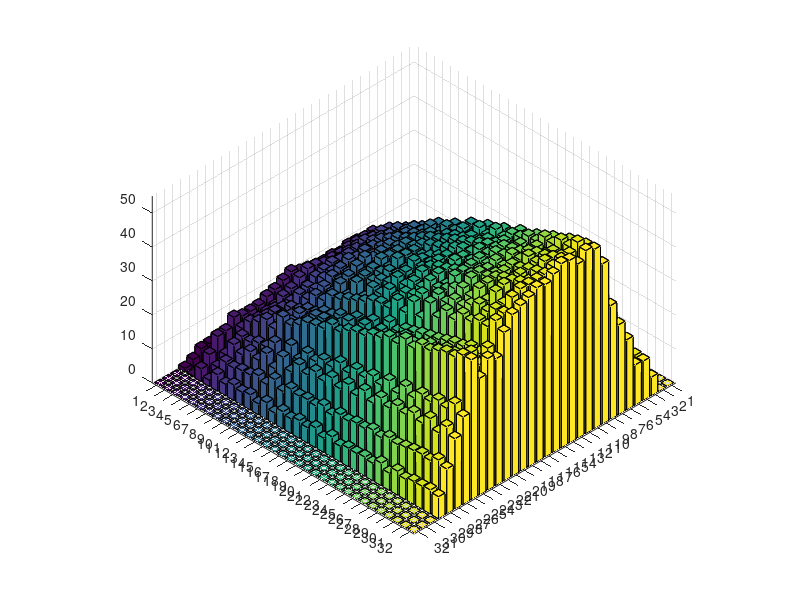

Reproduce this figure in MATLAB. (Note: this script raises an error after producing the figure.)
clc
clear
close all
origin = [
0 0 0 0 0 0 0 0 0 0 0 0 0 0 0 0 0 0 0 0 0 0 0 0 0 0 0 0 0 0 0 0 
0 0 0 0 0 0 0 0 0 0 0 0 0 0 0 0 0 0 0 0 0 0 0 0 0 0 0 0 0 0 0 0 
0.557042 1.23628 1.49167 2.45812 4.49232 6.28263 6.82341 7.07875 8.70654 11.187 12.1749 11.052 10.5546 13.3412 17.8806 19.875 17.9876 16.0436 18.0845 22.72 24.8248 22.6854 20.6923 23.3753 28.7577 30.5648 26.8107 23.007 25.0793 31.2728 34.2411 30.881 
2.22817 3.90077 6.78598 14.2096 17.9253 20.1277 27.4557 34.6974 36.2616 39.3596 47.918 55.8684 57.6131 58.6822 64.9589 73.0424 72.463 68.2645 79.0399 97.4776 95.4232 86.5436 100.655 115.214 102.034 99.4 124.553 130.896 116.95 126.982 143.294 136.1 
2.70563 2.9408 11.2869 15.3518 22.106 25.9895 27.5822 38.5825 41.6406 40.687 50.0101 49.451 57.9961 57.4653 63.4136 72.0336 76.2458 81.9209 85.6485 95.8236 93.7068 87.5151 103.337 105.236 115.572 114.38 119.583 144.487 124.596 126.582 135.671 142.01 
7.32113 7.59603 39.2978 37.4227 71.2145 69.8889 101.135 100.541 128.263 125.524 150.138 157.018 186.143 163.344 230.272 197.025 241.547 244.538 275.382 251.065 311.814 281.026 349.663 288.397 405.21 300.198 421.446 355.453 414.684 401.449 438.694 430.962 
11.2204 8.24889 74.925 59.3733 125.83 123.946 173.49 172.7 217.805 222.781 253.916 276.566 307.219 314.084 345.442 365.59 397.173 417.06 428.152 471.649 473.286 510.954 512.945 579.863 556.811 598.865 663.472 572.567 790.283 596.91 789.576 703.92 
17.2683 18.013 97.2999 88.7495 185.761 178.71 245.107 281.209 313.226 358.957 387.102 435.11 473.469 507.215 551.581 587.974 609.866 673.229 685.181 728.743 758.811 786.872 866.085 869.623 895.021 1016.31 943.368 1104.57 971.727 1180.78 1176.55 1125.89 
29.1254 33.6543 154.571 145.682 297.872 278.685 451.307 421.27 607.705 539.657 751.83 712.234 824.154 900.107 954.374 1040.72 1114.62 1198.07 1257.54 1340.34 1431.96 1532.95 1544.58 1719.8 1656.65 1906.37 1751.79 2083.4 2007.93 2108.34 2202.92 2230.49 
42.2556 39.7869 224.954 221.667 412.218 430.572 578.188 619.625 722.986 822.308 901.716 996.242 1140.61 1147.09 1321.7 1325.45 1553.29 1491.94 1721.69 1711.87 1879.89 1855.92 2074.84 2031.54 2218.58 2226.98 2434.18 2341.12 2641.07 2577.41 2777.98 2797.26 
44.3247 42.954 229.655 258.487 405.544 470.65 603.35 633.585 802.84 836.434 984.295 999.53 1202.37 1144.76 1387.96 1386.8 1551.38 1512.31 1815.18 1719.93 2008.65 1906.12 2126.1 2171.98 2342.51 2324.3 2593.12 2527.51 2789.63 2731.41 3025.48 2911.27 
43.5289 42.697 202.057 267.217 403.751 450.441 583.045 662.692 771.835 830.727 955.982 1032 1093.24 1239.68 1259.44 1404.27 1482.74 1545.43 1695.98 1688.01 1861.48 1873.83 2053.2 2020.81 2235.42 2175.51 2434.53 2352.17 2574.5 2570.83 2794.66 2642.64 
46.2345 43.7621 219.789 285.249 393.368 471.401 610.929 667.889 770.32 856.689 967.614 1033.44 1125.19 1235.44 1340.68 1404.54 1506.98 1600.27 1676.46 1782.35 1865.93 1970.55 2005.09 2176.49 2232.23 2288.16 2440.39 2521.21 2580.75 2684.28 2771.24 2899.54 
41.3007 37.2281 209.445 251.482 375.714 460.472 559.08 627.366 736.899 801.554 926.216 972.989 1124.97 1160.62 1295.95 1389.01 1455.17 1536.61 1648.86 1750.84 1777.49 1980.68 1973.28 2139.8 2189.4 2354.17 2340.63 2584.13 2524 2716.1 2699.34 2943.61 
42.2556 31.763 218.12 246.006 381.679 432.105 551.822 568.695 745.922 746.41 886.233 917.576 1069.6 1059.2 1264.38 1260.28 1352.53 1458.49 1568.92 1592.52 1776.87 1792.72 1983.29 1945.84 2185.28 2139.61 2328.23 2358.45 2468.32 2535.49 2604.37 2760.63 
45.9958 31.4138 235.764 251.747 378.052 436.404 539.498 585.045 711.02 727.601 861.619 872.122 1064.67 985.035 1277.73 1159.35 1387.92 1407.76 1574.2 1527.32 1810.71 1700.74 1933.97 1930.38 2075.27 2081.62 2269.03 2197.79 2464.33 2397.39 2584.02 2588.22 
47.9852 27.7595 252.021 228.615 411.151 396.046 565.885 561.413 763.04 688.675 959.589 855.197 1108.77 1023.4 1309.4 1182.59 1462.62 1412.96 1537.91 1645.39 1708.22 1795.31 1896.77 1936.5 2116.05 2119.38 2229.8 2345.87 2410.01 2504.44 2589.96 2633.46 
53.0782 21.8766 293.143 201.763 429.435 379.5 533.557 565.582 697.336 687.694 890.508 835.257 1012.06 1026.09 1146.68 1164.98 1327.42 1270.69 1540.97 1407.82 1722.53 1560.77 1896.86 1713.65 2095.74 1882.54 2221.81 2097.34 2445.66 2247.65 2602.65 2488.36 
49.4176 20.3684 253.941 194.189 381.733 334.605 503.29 545.846 642.555 647.148 796.796 779.77 963.92 956.071 1062.69 1099.56 1307.82 1237.73 1422.45 1390.33 1664.54 1584.15 1681.58 1822.69 1955.21 1846.5 2203.64 1999.22 2369.77 2162.4 2488.99 2388.12 
42.7331 15.4547 213.451 165.491 311.931 282.722 434.986 460.267 562.595 537.488 748.611 636.277 932.404 753.501 1011.75 981.056 1163.85 1092.76 1280.7 1332.69 1471.19 1343.25 1681.9 1590.39 1779.48 1732.62 1890.07 2033.99 1962.63 2149.45 2166.73 2267.3 
34.3775 12.8344 193.225 154.933 279.456 273.368 405.309 401.832 509.546 505.575 639.615 657.187 730.888 782.365 849.019 946.039 988.937 985.427 1230.01 1082.03 1399.64 1160.41 1587.9 1361.24 1632.73 1531.84 1773.25 1712.15 1857.67 1826.87 2098.89 1915.3 
26.2606 10.4214 159.204 145.164 209.171 260.133 310.505 331.565 393.02 405.237 474.377 493.786 560.926 549.062 660.984 648.903 759.46 695.153 903.412 821.818 933.339 970.536 1030.49 1068.58 1108.23 1166.63 1225.73 1255.31 1342.16 1307.57 1529.66 1398.1 
24.0324 9.24783 154.135 136.075 191.702 263.572 277.28 325.129 402.315 375.238 486.375 509.001 523.226 564.183 688.532 574.791 772.199 685.085 840.478 809.264 850.702 988.879 941.41 1000.93 1100.74 1086.12 1199.71 1204.82 1243.4 1432.94 1269.98 1509.72 
24.669 8.21394 154.609 128.469 174.063 223.309 279.107 254.862 358.497 349.429 401.315 457.072 454.443 524.069 558.956 551.858 613.267 642.922 674.749 658.294 827.877 696.003 889.35 827.72 964.764 905.087 1052.49 980.01 1139.47 1050.39 1189.3 1185.27 
25.9423 8.17989 180.093 133.492 218.444 262.979 336.533 286.871 473.419 431.271 496.757 593.132 619.213 645.233 778.15 738.357 837.374 899.657 919.29 1013.01 1050.29 1157.89 1124.45 1310.93 1220.52 1390.6 1368.99 1467.42 1544.14 1547.74 1695.74 1700.95 
18.5416 4.68188 117.609 64.3849 142.602 135.657 164.426 167.536 244.442 151.554 310.901 213.739 328.256 291.583 355.769 332.906 435.966 373.221 471.159 428.545 508.832 451.566 572.788 468.498 624.991 533.867 652.129 615.74 705.707 655.158 796.38 666.641 
17.6662 2.90182 112.093 43.0268 120.124 87.6349 136.309 110.791 192.069 116.967 242.916 160.241 258.914 212.795 284.674 240.601 319.439 258.072 350.428 282.411 385.141 302.795 411.771 350.529 431.314 386.616 460.374 396.498 509.743 392.834 525.191 432.773 
5.72958 0.917412 44.2203 18.5061 51.644 46.5456 55.205 57.6945 77.8071 57.6587 108.538 68.6427 107.946 94.6405 102.633 93.0391 121.105 93.9423 125.966 114.572 131.713 127.678 149.423 130.002 163.181 148.069 160.767 172.34 180.672 168.961 211.491 177.213 
1.35282 0.121583 14.5871 3.44075 23.6324 11.7005 21.2801 15.1243 20.6811 10.6979 25.047 11.169 26.3773 19.0085 28.1473 21.1272 35.102 17.9144 36.9512 21.9542 30.6612 28.7931 32.194 26.9513 44.6727 25.9711 50.1444 37.0472 46.3615 46.4834 50.6754 42.7088 
0 0 0 0 0 0 0 0 0 0 0 0 0 0 0 0 0 0 0 0 0 0 0 0 0 0 0 0 0 0 0 0 
0 0 0 0 0 0 0 0 0 0 0 0 0 0 0 0 0 0 0 0 0 0 0 0 0 0 0 0 0 0 0 0 
0 0 0 0 0 0 0 0 0 0 0 0 0 0 0 0 0 0 0 0 0 0 0 0 0 0 0 0 0 0 0 0 

];
origin = sqrt(origin);

phi_changed = [0 0 0 0 0 0 0 0 0 0 0 0 0 0 0 0 0 0 0 0 0 0 0 0 0 0 0 0 0 0 0 0 
0 0 0 0 0 0 0 0 0 0 0 0 0 0 0 0 0 0 0 0 0 0 0 0 0 0 0 0 0 0 0 0 
0.557042 1.23628 1.42786 2.41368 4.49827 6.30073 6.82681 6.89796 7.86364 9.43222 10.4587 11.1055 12.4909 14.3094 14.7926 13.6763 13.351 15.6473 18.9039 20.1684 19.4288 19.2835 20.6614 21.7335 21.8594 23.4855 27.7422 30.7109 28.1277 22.9757 23.4462 31.7042 
2.22817 3.90077 7.28866 11.8007 17.3776 18.9939 23.2611 29.0984 32.9219 34.6913 40.1675 46.4107 50.4624 52.7501 55.52 57.5046 61.1048 66.6101 71.3787 74.2462 78.6352 82.0692 81.8619 83.8912 94.1461 103.339 103.159 101.951 109.152 116.807 118.204 120.857 
2.70563 2.9408 8.77603 14.0441 17.5487 16.8374 27.6309 27.5745 32.4855 37.7686 44.194 43.3649 51.6012 52.5436 59.383 65.4004 69.7301 71.7336 81.7258 79.4576 86.1853 99.0527 99.2142 90.917 103.022 109.896 115.546 129.133 127.411 112.629 133.95 150.7 
7.32113 7.59603 25.4694 29.2375 43.0476 45.2097 69.8363 57.0098 82.4163 89.385 99.9234 94.8763 133.198 120.384 133.672 140.606 164.008 152.343 186.39 184.275 196.41 193.561 226.21 216.542 243.786 245.263 264.362 254.343 280.741 272.112 296.925 295.151 
11.2204 8.24889 39.2735 36.6845 64.3709 49.6312 88.4772 82.6918 118.697 90.037 134.457 136.087 162.79 134.974 192.592 176.846 208.627 200.219 243.499 221.566 263.918 247.783 295.187 279.19 304.636 287.576 338.134 303.902 355.521 367.134 399.259 367.032 
17.2683 18.013 66.5687 73.9166 108.559 115.656 168.539 168.611 207.66 193.074 275.384 257.348 292.658 313.724 347.526 328.509 407.038 385.908 454.605 447.13 475.763 497.386 547.099 532.754 615.368 590.469 653.239 646.873 664.351 689.417 746.408 710.246 
29.1254 33.6543 119.577 142.118 200.397 216.056 303.598 329.426 366.455 373.593 517.527 476.335 568.672 577.757 643.77 683.162 746.138 756.266 863.306 821.425 934.399 941.814 1028.65 1058.08 1103.06 1124.22 1216.83 1221.23 1340.33 1290.12 1403.8 1453.26 
42.2556 39.7869 180.616 185.686 306.839 301.633 427.585 434.131 497.291 495.71 694.466 648.345 802.627 766.108 918.433 924.22 1012.71 1020.45 1183.32 1149.63 1281.01 1272.55 1411.35 1370.31 1557.57 1539.54 1640.82 1658.49 1805.1 1773.56 1893.68 1895.04 
44.3247 42.954 184.213 221.365 343.019 357.473 473.641 494.477 601.937 638.075 761.477 708.035 915.232 901.103 1008.07 1039.45 1146.17 1163.06 1311.53 1317.59 1452.33 1425.6 1606.22 1604.27 1668.76 1754.83 1879.85 1792.24 2022.02 2048 2108.32 2157.51 
43.5289 42.697 186.544 244.739 348.733 373.858 495.056 508.409 670.322 660.71 731.833 801.276 941.616 897.283 1075.86 1107.19 1223.43 1225.95 1386.48 1391.99 1498.9 1529.55 1654.01 1673.18 1817.15 1844.67 1958.04 1941.51 2112.57 2073.73 2227.58 2342.44 
46.2345 43.7621 199.603 290.788 364.046 469.478 562.657 635.119 779.078 796.012 931.458 953.883 1112.61 1162.59 1253.41 1389.65 1437.72 1439.18 1686.37 1627.06 1747.16 1882.15 1940.94 2007.89 2154.4 2163.45 2276.78 2327.06 2480.9 2466.45 2661.13 2714.95 
41.3007 37.2281 180.136 238.096 326.209 412.027 469.973 530.431 663.36 627.34 769.137 805.399 930.856 920.59 1030.55 1149.76 1176.68 1203.29 1376.82 1373.23 1509.78 1534.04 1610.44 1697.41 1806.37 1802.44 1939.52 1950.44 2058.79 2133.73 2238.94 2246.15 
42.2556 31.763 206.299 226.158 361.005 396.8 459.391 528.628 618.361 609.148 762.01 777.849 939.98 851.652 1021.75 1123.64 1206.03 1119.7 1350.41 1359.26 1451.45 1508.48 1544.59 1663.56 1791.29 1639.96 1932.9 1886.66 2051.47 2000.36 2156.48 2220.36 
45.9958 31.4138 244.942 238.881 401.032 463.542 529.988 600.5 671.348 748.861 838.197 969.83 1022.38 1028.4 1196.42 1303.7 1348.23 1313.84 1669.32 1469.27 1725.87 1724.74 1800.04 1949.66 1961.48 2057.45 2189.87 2229.73 2303.5 2396.44 2547.23 2558.87 
47.9852 27.7595 275.094 234.861 449.509 425.255 561.991 611.111 693.607 775.073 944.497 953.123 1016.78 1134.66 1275.85 1386.73 1300.69 1538.15 1548.56 1623.28 1822.39 1753.53 1938.41 1937.69 2115.39 2159.04 2349.8 2198.18 2479.15 2533.42 2601.73 2637.92 
53.0782 21.8766 348.654 224.513 561.358 424.903 728.063 585.965 985.135 759.375 1228.94 947.614 1420.49 1178.68 1712.88 1273.64 1901.38 1609.69 2065.47 1807.12 2334.48 2015.48 2556.37 2293.07 2703.08 2600.73 2901.84 2794.63 3172.56 3019.32 3329.22 3284.89 
49.4176 20.3684 359.058 231.594 595.252 447.219 728.834 721.688 984.401 893.343 1220.36 1154.67 1442.26 1366.73 1678 1550.43 1896.18 1822.53 2043.3 2060.31 2306.78 2226.31 2579.78 2363.45 2796.09 2569.82 2955.69 2816.09 3174.07 2924.2 3495.08 3171.11 
42.7331 15.4547 349.416 216.919 566.181 457.557 728.346 691.996 906.245 913.189 1116.27 1101.03 1393.89 1258.98 1640.9 1445.07 1826.58 1792.79 1840.15 2107.43 2072.05 2265.91 2352.46 2406.81 2633.42 2576.29 2836.31 2915.51 2922.04 3196.86 3250.55 3326.37 
34.3775 12.8344 289.326 190.09 467.912 450.548 564.681 699.737 695.174 863.177 885.611 1003.15 1083.62 1164.92 1224.05 1316.62 1487.52 1391.5 1676.51 1615.29 1806.69 1868.33 1892.55 2090.89 2090.21 2157.75 2377.36 2230.53 2487.73 2496.4 2571.21 2587.76 
26.2606 10.4214 216.715 147.432 362.598 319.733 482.949 463.736 590.368 588.667 678.292 727.473 804.621 790.484 929.432 947.743 1031.38 1006.35 1207.97 1076.29 1354.28 1146.77 1446.94 1335.35 1473.11 1496.38 1568.13 1670.05 1646.16 1752.83 1827.83 1821.11 
24.0324 9.24783 202.275 141.271 346.662 297.622 512.412 448.908 632.097 606.378 775.243 774.871 863.511 940.42 1022.93 1104.19 1029.77 1396.83 1067.25 1516.81 1257.65 1533.35 1505.31 1508.53 1726.8 1620.9 1840.16 1775.75 1958.6 1946.44 2066.51 2095.49 
24.669 8.21394 229.944 136.437 423.556 339.264 623.365 519.05 850.742 661.619 1079.89 819.892 1243.56 1003.61 1460.59 1079.16 1695.63 1245.55 1823.03 1458 1928.47 1680.88 2022.1 1849 2187.37 1942.23 2325.33 2108.04 2437.37 2240.02 2618.25 2405.71 
25.9423 8.17989 237.286 144.012 429.556 327.673 655.49 553.44 744.869 911.564 809.572 1125.99 1057.05 1271.79 1241.92 1458.95 1528.38 1513.63 1855.67 1711.9 2017.86 2022.98 2201.08 2332.78 2329.77 2715.87 2461.75 2954.34 2742.08 3089.56 2977.42 3291.58 
18.5416 4.68188 191.979 107.847 348.794 256.739 597.379 299.293 830.44 488.491 868.107 736.561 986.711 840.544 1103.43 1049.56 1038.2 1290.66 1066.31 1369.32 1186.29 1474.75 1261.42 1591.02 1417.35 1646.29 1591.33 1759.17 1733.83 1861.51 1925.5 1956.07 
17.6662 2.90182 206.979 84.3267 402.269 306.177 571.469 520.444 816.745 676.822 1072.84 869.028 1284.16 1098.46 1489.9 1327.48 1699.21 1548.27 1900.6 1768.07 2076.69 1986.67 2259.65 2147.92 2496.11 2286.97 2683.51 2542.87 2761.9 2846.87 2903.62 3018.05 
5.72958 0.917412 65.2684 27.9713 114.728 112.844 124.961 219.326 136.46 301.207 172.988 338.365 245.183 333.626 335.069 341.988 393.725 405.494 423.738 496.665 457.076 594.573 491.437 690.872 539.928 755.618 613.534 806.629 671.976 881.1 716.292 943.654 
1.35282 0.121583 15.2681 3.36493 27.8481 11.2926 31.2851 15.265 31.2777 13.2019 27.3253 12.7641 20.955 13.1633 22.3586 11.7038 30.8925 15.2378 37.2742 24.2208 42.5585 30.5358 48.6859 35.426 50.5673 41.4821 51.6666 41.8563 57.8576 38.6099 60.666 42.4174 
0 0 0 0 0 0 0 0 0 0 0 0 0 0 0 0 0 0 0 0 0 0 0 0 0 0 0 0 0 0 0 0 
0 0 0 0 0 0 0 0 0 0 0 0 0 0 0 0 0 0 0 0 0 0 0 0 0 0 0 0 0 0 0 0 
0 0 0 0 0 0 0 0 0 0 0 0 0 0 0 0 0 0 0 0 0 0 0 0 0 0 0 0 0 0 0 0 
];
phi_changed = sqrt(phi_changed);

theta_changed = [0 0 0 0 0 0 0 0 0 0 0 0 0 0 0 0 0 0 0 0 0 0 0 0 0 0 0 0 0 0 0 0 
0 0 0 0 0 0 0 0 0 0 0 0 0 0 0 0 0 0 0 0 0 0 0 0 0 0 0 0 0 0 0 0 
0.557042 1.26512 1.75149 2.41966 3.23081 4.58396 7.09175 9.53625 10.1955 10.3608 11.31 12.3795 12.8434 13.9493 15.68 16.7 16.8074 17.6469 19.4892 20.6124 20.2344 20.1487 21.4515 22.7903 23.8051 26.1581 29.1306 29.6274 27.9341 27.3391 28.2794 28.9361 
2.22817 5.68893 8.22982 11.7032 16.2418 20.1534 23.415 26.7883 30.2174 33.7571 38.5207 43.415 45.5189 46.2921 51.5604 61.6864 69.1335 70.1496 70.7644 75.7375 80.7226 81.8419 83.5445 89.6496 96.2696 100.958 108.204 118.128 121.919 117.642 117.559 129.139 
2.70563 7.45488 10.9427 14.2612 18.2497 22.2867 25.5323 28.7176 33.7763 41.1238 48.7303 54.3682 58.5414 63.8385 71.3973 79.0915 84.014 86.0384 87.7658 91.1233 95.4799 99.8328 105.544 115.008 127.533 138.471 143.968 145.8 149.582 157.798 166.351 169.587 
7.32113 18.9913 26.8187 34.5801 45.6628 61.423 80.2956 96.7382 109.311 123.154 139.637 152.633 162.196 175.57 192.424 206.49 217.833 227.782 234.662 246.557 275.868 313.285 335.085 337.108 333.577 332.84 340.648 365.476 398.945 420.633 432.246 450.19 
11.2204 24.7075 43.5039 55.4045 84.1266 103.47 128.943 144.017 171.218 181.153 215.121 215.367 257.533 265.044 300.407 314.252 339.61 351.228 377.656 382.125 413.956 425.16 448.718 468.572 486.969 503.445 557.839 627.051 687.56 671.826 639.336 630.545 
17.2683 29.6193 86.3815 83.4658 161.722 158.73 234.477 242.331 325.172 298.314 402.165 387.826 472.189 483.82 561.274 568.742 639.323 656.419 733.763 746.082 825.118 822.012 907.243 902.381 1013.04 1011.69 1090.83 1069.09 1108.35 1160.64 1111.35 1195.87 
29.1254 43.4605 155.547 151.551 266.801 282.2 389.204 394.875 529.501 534.634 674.577 633.084 799.4 797.093 962.403 902.946 1134.56 1048.5 1264.76 1171.81 1421.22 1321.33 1505.68 1484.48 1673.66 1592.69 1790.82 1665.07 2002.28 1808.71 2057.7 1942.33 
42.2556 61.5795 213.17 215.128 380.739 362.471 569.549 521.587 753.112 700.775 883.492 909.332 1047.41 1071.7 1211.57 1254.24 1361.09 1479.69 1486.67 1658.06 1677.07 1800.72 1882.41 1960.31 2049.57 2125.35 2244.45 2327.04 2387.26 2446.97 2646.51 2605.49 
44.3247 67.1995 216.109 249.83 354.181 420.187 533.619 588.6 701.055 784.741 853.686 969.846 1084.02 1123.48 1319.59 1340.3 1490.25 1551.53 1693.4 1723.91 1860.97 1931.17 2009.28 2112.39 2221.59 2268.58 2419.38 2487.65 2602.55 2657.79 2785.48 2857.41 
43.5289 60.3661 222.035 236.005 362.005 391.955 537.181 585.43 703.351 733.008 930.02 861.273 1123.86 1118.9 1254.04 1330.1 1489.1 1484.46 1673.66 1697.73 1865.15 1850.15 2088.86 2041.05 2230.99 2253.88 2381.41 2460.2 2552.73 2674.52 2747.67 2823.1 
46.2345 64.4028 201.846 243.878 325.888 368.38 489.789 548.187 667.748 679.638 851.519 853.551 980.103 1051.73 1157.52 1203.77 1338.02 1377.05 1498.67 1535.28 1675.07 1734.87 1806.82 1900.89 1986.42 2043.78 2167.73 2170.72 2353.08 2376.35 2518.41 2580.84 
41.3007 62.3094 173.401 221.928 293.994 315.551 443.099 474.99 586.55 607.378 710.163 753.498 831.265 905.227 1008.3 1039.04 1174.61 1204.93 1325.13 1381.85 1487.79 1508.9 1615.76 1621.71 1801.93 1812.63 1911.32 1986.06 2070.92 2126.23 2249.39 2217.16 
42.2556 73.0795 174.317 238.051 304.567 349.103 465.64 485.298 600.086 668.515 721.603 801.909 895.674 926.97 1056.18 1110.43 1219.89 1283.49 1410.07 1468.37 1567.52 1637.2 1751.88 1773.57 1846.47 1934.37 1999.02 2047.42 2170.54 2201 2367.98 2409.51 
45.9958 88.294 178.67 265.074 326.418 387.694 495.133 545.049 631.561 718.926 807.409 881.77 950.607 999.007 1147.43 1197.15 1261.06 1392.36 1458.72 1530.95 1694.37 1760.15 1830.39 1937.05 2029.87 2098.81 2218.38 2276.11 2371.47 2467.47 2546.66 2627.36 
47.9852 98.3119 179.723 262.635 341.114 416.988 505.966 570.102 656.633 732.834 842.043 933.453 1034.51 1090.23 1158.04 1256.62 1316.04 1384.38 1541.32 1580.18 1608.67 1725.1 1859.84 1929.76 2030.45 2135.61 2260.76 2329.32 2421.74 2517.44 2599.51 2670.55 
53.0782 111.042 191.858 290.279 385.578 478.407 587.438 668.697 765.015 853.279 961.563 1055.27 1179.18 1296.58 1370.23 1455.79 1569.12 1632.45 1722.44 1828.47 1936.57 2048.88 2155.21 2228.71 2320.84 2430.29 2552.39 2642.67 2733.12 2837.97 2943.87 3029.88 
49.4176 107.39 189.027 276.16 360.175 429.606 533.111 611.471 688.063 764.484 877.83 949.108 1052.81 1156.39 1224.1 1313.09 1430.8 1483.64 1566.56 1660.04 1723.33 1784.03 1898.56 2025.66 2110.29 2167.87 2326.31 2458.08 2473.15 2549.34 2711.6 2778.6 
42.7331 93.8628 168.179 237.741 306.389 361.792 446.83 514.844 588.146 653.127 755.915 818.968 885.553 983.723 1060.75 1103.3 1205.11 1285.86 1334.46 1401.71 1491.45 1547.95 1585.24 1644.47 1753.25 1811.58 1846.33 1952.87 2069.22 2129.18 2208.77 2306.13 
34.3775 75.5919 130.296 181.385 236.278 262.678 325.077 388.312 457.898 500.311 572.633 643.321 712.783 771.749 849.483 902.489 977.67 1050.26 1099.07 1132.61 1205.92 1262.22 1295.94 1337.59 1422.09 1480.65 1500.91 1527.1 1596.13 1637.39 1669.3 1745.89 
26.2606 56.5486 97.5459 142.793 184.38 202.733 251.401 295.501 339.683 377.365 437.969 494.507 545.971 586.792 654.457 715.565 763.037 802.271 852.556 895.441 942.1 980.676 1019.25 1057.35 1099.58 1121.47 1145.2 1191.71 1255.78 1295.11 1324.94 1386.04 
24.0324 49.9112 86.8309 129.463 166.981 182.885 231.984 272.925 308.031 330.271 379.859 438.344 487.321 514.82 569.131 630.236 668.711 707.979 772.82 799.996 798.325 828.602 882.532 914.406 957.065 1019.91 1061.66 1083.43 1131.96 1198.11 1231.26 1237.6 
24.669 49.7242 85.278 138.339 195.417 215.852 256.958 313.085 356.159 368.181 402.656 467.017 529.353 562.71 595.433 636.352 667.635 691.995 738.292 789.877 832.61 881.869 935.102 971.496 1010.71 1075.11 1130.86 1149.49 1172.46 1226.88 1267.27 1275.18 
25.9423 51.9281 84.9109 135.66 200.786 226.435 264.208 306.946 358.74 397.942 440.942 472.971 502.907 543.511 600.987 642.395 676.956 733.442 806.053 847.791 854.345 876.725 939.941 999.041 1023.82 1047.39 1089.69 1124.83 1147.73 1188.39 1238.42 1267.51 
18.5416 33.1075 60.4308 93.0838 137.883 155.867 197.902 233.799 258.055 276.916 323.233 369.877 400.58 432.09 481.593 518.321 536.765 571.454 613.471 623.832 621.054 653.458 701.465 723.005 731.659 762.863 796.949 816.681 850.226 907.138 945.514 961.865 
17.6662 30.7681 52.484 90.718 152.745 183.381 201.478 225.232 259.13 291.719 328.918 366.734 394.917 420.007 453.318 487.802 510.292 529.595 555.35 580.64 600.442 630.047 676.758 727.444 770.042 805.785 833.821 857.439 891.943 941.078 984.167 1012.37 
5.72958 11.0026 15.7999 28.0465 46.7504 54.907 57.277 69.2059 88.8564 101.904 107 114.765 126.432 137.758 150.966 169.048 184.357 192.042 199.001 210.063 218.538 224.927 243.502 276.951 304.576 312.936 316.588 331.088 346.771 349.34 347.035 356.429 
1.35282 3.20896 2.90209 3.74212 7.17258 11.9911 14.964 16.2436 18.8287 24.5253 31.3124 35.8009 37.4266 38.5239 40.9441 44.2428 47.6259 51.9351 58.2531 65.3782 70.5681 73.1311 75.7674 81.2675 88.6822 94.1258 95.3315 94.2365 94.659 98.3673 104.166 110.087 
0 0 0 0 0 0 0 0 0 0 0 0 0 0 0 0 0 0 0 0 0 0 0 0 0 0 0 0 0 0 0 0 
0 0 0 0 0 0 0 0 0 0 0 0 0 0 0 0 0 0 0 0 0 0 0 0 0 0 0 0 0 0 0 0 
0 0 0 0 0 0 0 0 0 0 0 0 0 0 0 0 0 0 0 0 0 0 0 0 0 0 0 0 0 0 0 0 
];
theta_changed = sqrt(theta_changed);

another = [0 0 0 0 0 0 0 0 0 0 0 0 0 0 0 0 0 0 0 0 0 0 0 0 0 0 0 0 0 0 0 0 
0 0 0 0 0 0 0 0 0 0 0 0 0 0 0 0 0 0 0 0 0 0 0 0 0 0 0 0 0 0 0 0 
0 0 0 0 0 0 0 0 0 0 0 0 0 0 0 0 0 0 0 0 0 0 0 0 0 0 0 0 0 0 0 0 
0 0 0 0 0 0 0 0 0 0 0 0 0 0 0 0 0 0 0 0 0 0 0 0 0 0 0 0 0 0 0 0 
0 0 0 0 0 0 0 0 0 0 0 0 0 0 0 0 0 0 0 0 0 0 0 0 0 0 0 0 0 0 0 0 
0.238732 0.132011 1.92534 2.40796 3.55918 2.46699 10.357 1.23557 12.859 7.53229 15.1484 6.9932 25.62 9.43886 24.1982 22.2196 26.7626 21.9836 36.5416 32.3626 27.5151 51.1289 30.5109 51.9562 35.9148 72.2221 19.8563 92.7541 26.1417 93.3386 26.5751 120.772 
4.45634 5.2686 31.773 29.7661 52.0703 55.7323 92.242 76.9886 128.448 92.8829 161.568 122.576 162.569 183.354 171.796 224.93 194.194 237.36 241.558 239.842 231.481 333.459 209.02 352.059 296.388 342.874 332.242 360.639 369.316 374.806 372.187 411.872 
6.92324 11.3801 28.4216 38.5371 51.8347 62.7217 89.446 105.079 124.546 116.421 130.429 154.521 164.882 165.028 195.982 197.263 201.385 221.468 247.491 255.595 267.896 274.165 294.102 291.061 300.609 322.543 357.881 378.284 381.252 364.201 387.502 397.834 
9.31056 14.9348 34.0017 46.5867 76.4003 90.0867 113.855 119.726 138.916 150.127 183.164 191.42 208.138 217.778 251.876 262.28 276.414 291.353 314.904 309.952 337.545 363.421 382.591 378.068 401.725 415.689 431.377 435.255 477.752 501.585 498.675 487.78 
11.6979 18.2978 38.8844 60.8261 93.2647 113.323 115.716 131.644 183.276 178.298 202.313 220.076 243.066 286.004 300.176 290.173 355.998 351.648 364.279 396.607 401.844 451.66 493.09 440.386 505.614 552.165 557.346 591.858 574.592 577.901 660.445 614.191 
16.8704 21.2853 65.4969 99.7601 150.947 181.939 194.175 243.134 277.651 344.556 331.196 391.27 447.124 451.822 486.489 528.197 553.587 614.665 668.083 621.239 744.665 715.43 810.195 792.187 805.887 959.092 872.695 940.58 942.931 1070.36 1108.18 964.315 
22.1225 20.857 89.3236 127.57 197.806 166.111 254.799 277.037 315.562 338.987 411.532 415.764 467.551 494.991 559.827 544.445 649.236 648.035 694.534 705.961 789.145 761.758 826.399 914.902 932.32 844.662 968.243 1051.96 1078.77 1000.26 1118.45 1159.99 
24.0324 19.0868 94.532 131.528 192.794 156.449 301.618 269.263 330.328 336.571 458.119 411.399 498.119 532.398 529.546 601.732 620.212 716.518 655.834 794.852 742.175 875.984 819.498 936.911 950.161 1043.21 975.73 1059.81 1206.95 1109.79 1192.02 1243.59 
28.7275 17.2801 109.642 123.969 173.787 157.631 269.175 226.916 316.451 309.406 387.074 359.772 457.725 433.223 543.592 492.605 601.673 556.066 666.204 647.575 727.196 708.972 818.372 761.382 870.365 816.295 906.055 939.694 1022.22 915.93 1078.11 1037.7 
35.7303 20.9206 139.373 131.576 224.309 182.326 366.244 231.271 443.432 367.558 521.736 407.438 671.654 499.814 786.936 604.779 850.396 672.52 1004.92 783.651 1085.09 864.427 1192.23 961.962 1267.8 1059.52 1386.89 1128.16 1515.66 1246 1535.71 1371.81 
27.9317 20.3838 105.179 126.609 163.06 206.505 272.077 240.492 341.644 358.449 393.523 421.861 507.283 480.04 611.456 620.917 631.563 664.146 747.123 731.92 852.918 830.616 889.973 931.601 990.393 990.312 1067.79 1048.11 1130.78 1140.03 1234.54 1249.71 
23.2366 20.6763 83.4592 100.326 134.634 182.354 236.533 207.582 306.937 302.712 339.522 377.967 412.642 416.653 504.572 509.313 578.966 553.833 591.198 602.122 659.011 701.257 764.958 737.405 821.066 795.694 866.144 913.853 923.141 944.53 1031.69 981.693 
21.7246 22.3581 81.3665 103.575 133.303 214.184 229.711 231.448 318.028 269.415 353.037 415.029 409.103 487.196 512.91 474.549 595.448 584.562 644.145 705.715 702.438 749.109 812.235 796.515 882.608 895.696 953.236 988.039 1038.51 1055.31 1076.53 1141.71 
22.2021 21.7258 110.14 121.783 192.441 272.143 306.501 309.363 456.36 388.829 572.4 556.583 652.715 625.289 825.666 639.198 995.269 772.2 1058.69 941.406 1121.05 1014.91 1297.5 1068.29 1461.32 1162.85 1544.35 1280.11 1648.44 1411.59 1728.86 1546.54 
15.6768 16.7609 74.2079 98.4659 114.904 217.228 176.473 221.407 290.362 261.138 357.16 382.935 349.197 465.766 421.965 473.577 541.162 511.52 578.775 609.39 617.489 675.578 680.192 728.589 746.868 788.23 822.056 825.381 894.483 894.397 937.619 985.779 
13.2099 13.2337 68.1814 88.1533 93.405 195.161 143.263 194.332 252.337 215.021 305.206 321.131 302.871 395.153 363.659 406.924 446.012 461.058 483.181 524.35 553.233 552.115 622.376 627.894 609.851 730.51 657.379 728.401 812.123 696.675 864.439 842.24 
9.07183 5.09314 69.1562 66.6737 97.1616 169.107 155.177 186.821 295.37 200.687 404.313 266.316 471.517 330.891 558.811 377.797 639.531 444.297 695.112 525.487 801.429 534.403 954.514 569.375 1004.45 707.467 1010.58 780.993 1135.83 763.592 1274.69 806.637 
5.65 2.05164 52.6919 45.1201 67.0922 142.361 75.5086 206.977 133.507 249.535 188.711 297.177 252.226 304.07 349.928 307.528 398.379 380.809 381.889 480.096 402.206 513.509 492.362 516.269 564.848 574.304 592.269 630.38 659.928 638.929 732.887 709.354 
4.85423 1.83773 42.7772 47.7171 37.393 134.84 55.1116 147.284 150.164 143.741 193.096 209.342 202.725 234.188 272.238 231.646 289.622 325.743 233.515 404.621 288.991 337.572 446.424 285.255 482.848 411.352 385.306 564.46 388.204 548.465 538.056 483.261 
5.17254 1.79612 48.7552 50.1957 45.5886 159.613 45.573 196.663 153.937 166.927 254.479 223.716 260.752 321.55 297.399 343.787 378.158 381.707 381.76 487.418 376.325 511.457 495.079 433.204 623.283 450.284 592.15 615.175 500.04 730.256 551.138 682.587 
3.97887 1.18737 40.8566 36.2842 44.6994 134.856 22.7241 205.007 81.9745 173.188 213.6 135.99 282.864 205.207 254.201 326.922 239.214 382.467 309.75 369.765 405.059 376.756 453.113 429.623 478.118 476.407 523.504 509.589 555.854 578.675 546.933 661.737 
2.54648 0.354606 32.452 11.5811 70.0903 48.6154 105.195 92.5406 160.757 117.329 239.11 141.088 304.966 192.131 354.385 238.548 443.484 223.468 597.229 172.382 739.408 185.731 783.996 297.747 765.437 416.704 796.847 453.353 908.743 443.995 1018.01 476.302 
0 0 0 0 0 0 0 0 0 0 0 0 0 0 0 0 0 0 0 0 0 0 0 0 0 0 0 0 0 0 0 0 
0 0 0 0 0 0 0 0 0 0 0 0 0 0 0 0 0 0 0 0 0 0 0 0 0 0 0 0 0 0 0 0 
1.27324 0.0241932 18.2337 0.965286 49.8728 5.81544 88.5014 18.4683 125.854 41.8218 155.501 76.5244 174.194 120.937 181.741 172.138 179.862 227.187 170.989 283.787 157.786 339.93 143.556 392.907 132.927 438.552 131.908 471.59 146.737 487.276 181.696 483.688 
1.19366 0.19593 14.6825 6.98388 26.4925 34.0916 21.7662 78.6315 11.6002 113.643 23.6087 114.698 67.8026 90.3437 119.879 76.8703 145.734 99.3062 140.332 143.593 133.445 174.692 152.913 180.409 189.292 186.759 207.758 222.655 196.461 275.342 191.3 295.859 
0.875352 0.0459279 11.5568 1.70091 26.7265 9.06713 36.3058 23.8677 36.4831 41.401 32.9029 52.6654 35.4013 51.599 48.6956 41.1877 67.2568 32.4461 79.2243 36.1485 76.4288 53.7401 62.0584 75.2459 49.1084 86.6143 50.3646 81.0492 67.9322 65.1394 91.0604 54.4075 
];
another = sqrt(another);

addnoise = [0 0 0 0 0 0 0 0 0 0 0 0 0 0 0 0 0 0 0 0 0 0 0 0 0 0 0 0 0 0 0 0 
0 0 0 0 0 0 0 0 0 0 0 0 0 0 0 0 0 0 0 0 0 0 0 0 0 0 0 0 0 0 0 0 
0.238732 0.475751 0.331399 0.734969 2.04146 3.27825 3.20558 2.10236 1.79349 3.41744 5.72005 6.33101 4.72465 3.17017 4.14907 7.23793 9.38334 8.53409 6.28027 6.10827 9.15713 12.6289 13.0037 10.3513 8.44942 10.3227 14.4603 16.4203 14.1418 10.6371 10.6237 14.8949 
2.30775 4.58587 6.69842 12.3207 17.0181 20.7372 26.4735 29.8614 33.2577 41.9744 47.3715 44.8299 50.0348 64.4254 67.0013 59.7098 62.6227 72.6826 79.9818 89.6949 93.7873 86.0225 89.411 107.892 109.01 98.2076 110.48 130.609 127.456 122.479 132.877 136.911 
3.50141 3.78511 16.2878 22.189 30.0661 35.7438 38.0166 55.4207 54.981 59.9985 73.8679 70.7919 85.5737 86.6888 89.1469 104.495 106.911 110.167 127.171 130.298 141.892 130.791 150.033 158.625 155.29 153.163 160.943 204.612 188.627 174.762 206.406 203.894 
7.16197 6.76015 40.8502 35.4958 70.3465 67.3019 92.3484 93.8097 118.134 117.117 144.197 137.939 180.231 143.419 197.764 186.653 215.713 202.435 216.062 248.14 264.873 246.084 287.227 268.62 320.727 288.995 346.241 323.859 355.981 349.843 347.49 395.69 
14.4035 11.5718 95.4192 75.8669 161.854 166.456 214.733 225.326 287.801 286.601 351.899 355.013 395.585 424.494 463.675 503.243 503.817 586.643 547.761 652.598 594.17 719.195 668.798 761.736 801.082 754.775 876.164 758.42 951.836 881.792 1000.94 931.317 
25.7035 24.982 161.7 136.216 299.365 276.744 420.408 425.115 546.266 546.939 662.668 713.297 790.112 846.41 950.952 953.108 1097.64 1085.75 1208.93 1234.05 1351.79 1375.95 1471.65 1502.7 1574.57 1653.75 1732.14 1734.03 2033.86 1664.91 2279.31 1762.36 
42.4148 45.4181 219.646 231.31 426.002 430.59 631.079 644.216 802.653 872.52 992.197 1064.18 1182.74 1236.4 1445.91 1384.34 1634.95 1607.84 1778.84 1819.22 2037.83 1963.69 2220.42 2167.33 2397.73 2413.71 2610.75 2557.63 2725.9 2864.04 2880.91 3039.6 
50.85 46.5326 272.245 283.656 486.305 527.302 699.694 739.971 902.23 986.931 1120.2 1198.59 1372.98 1400.86 1553.82 1701.74 1753.2 1951.9 2012.02 2126.77 2280.86 2386.32 2463.26 2653.21 2666.61 2884.84 2858.59 3155.35 3074.16 3337.56 3462.07 3524.38 
55.6247 52.5832 285.055 325.955 514.289 584.116 759.337 815.01 1001.64 1063.45 1264.44 1291.76 1533.57 1549.61 1731.77 1812.88 2025.05 2044.5 2293.89 2320.37 2537.27 2490.38 2861.34 2772.87 3097.7 2973 3377.29 3255.87 3612.25 3531.54 3829.4 3844.53 
55.6247 49.9692 283.779 317.805 532.53 572.985 784.709 812.112 1033.93 1065.36 1265.62 1339.69 1491.14 1602.88 1750.15 1847.5 2000.18 2080.12 2252.94 2327.5 2452.18 2629.66 2730.55 2835.53 2988.94 3127.03 3173.95 3397.94 3472.47 3623.22 3762.44 3874.1 
59.7627 52.3701 307.441 340.479 551.152 609.322 798.687 872.719 1034.49 1108.74 1267.74 1334.65 1507.49 1579.39 1759.92 1804.4 2030.66 2004.86 2281.92 2306.57 2487.36 2566.54 2729.25 2784.24 3013.15 3030.46 3234.77 3272.92 3486.04 3518.42 3684.75 3739.94 
57.1366 47.3531 296.103 328.411 506.015 581.299 737.567 799.01 941.831 1025.08 1160.48 1221.28 1389.99 1439.38 1617.26 1682.2 1817.3 1907.84 2073.61 2141.16 2304.2 2384.1 2581.58 2550.97 2821.01 2793.84 3010.91 3046.74 3202.08 3228.18 3426.73 3447.42 
59.9218 38.8231 330.318 332.902 532.007 578.2 793.41 760.669 1040.41 1013.11 1213.92 1237.89 1463.92 1432.61 1710.06 1691.6 1906.66 1965.97 2136.49 2200.18 2385.45 2434.36 2643.63 2667.58 2848.97 2912.86 3072.85 3120.75 3333.66 3325.89 3563.09 3562.65 
57.7732 35.5358 314.5 288.436 508.962 535.366 703.478 718.835 965.128 908.647 1130.42 1153.72 1302.51 1344.84 1563.21 1518.71 1739.02 1776.34 1965.47 1951.05 2261.38 2125.91 2476.4 2405.37 2625.62 2667.63 2809.36 2905.62 3044.95 3105.5 3233.2 3390.64 
61.1951 32.4371 329.428 264.758 499.917 500.037 647.424 685.368 874.173 802.369 1074.32 998.469 1212.41 1191.96 1387.26 1328.6 1640.18 1485.64 1764.67 1756.38 1914.09 1956.78 2084.64 2135.85 2336.28 2243.91 2559.11 2498.59 2714.98 2694.03 2916.38 2923.47 
61.4338 31.2121 312.229 249.575 493.076 445.805 610.833 654.319 819.069 788.256 1014.51 973.207 1192.55 1125.2 1377.48 1343.68 1559.32 1499.97 1714.9 1747.35 1919.28 1898.88 2111.04 2119.65 2327.86 2240.72 2557.33 2477.45 2708.86 2700.78 2908.83 2912.53 
62.4683 26.7393 313.046 243.013 481.437 424.261 625.909 689.55 829.719 821.082 1056.63 992.776 1276.15 1203.31 1434.38 1430.03 1612.41 1680.97 1747.57 1916.79 2003.33 2084.85 2227.25 2259.99 2542.14 2380.87 2737.04 2642.31 2960.07 2773.85 3200.09 3010.91 
54.7493 20.0261 274.248 205.761 407.271 347.993 546.781 582.342 672.256 715.521 846.525 865.556 1045.16 1022.94 1158.19 1234.71 1382.06 1359.75 1542.87 1555.26 1836.22 1582.29 2028.44 1888.17 2134.21 2117.77 2225.88 2421.55 2403.15 2503.36 2650.74 2707.74 
45.1204 15.7442 228.866 175.599 316.785 280.997 444.379 434.047 534.475 519.466 711.813 626.751 830.794 756.914 956.801 884.343 1131.67 966.455 1307.82 1120.95 1463.23 1236.83 1590.97 1468.19 1651.73 1588.05 1871.63 1693.97 2051.51 1785.85 2256.02 1943.95 
40.2662 13.1971 229.681 178.907 303.473 311.003 449.241 444.481 564.842 553.888 730.838 666.792 903.956 762.644 1023.67 975.207 1128.87 1035.95 1364.79 1173.27 1434.85 1383.74 1562.16 1573.27 1669.71 1730.35 1868.32 1895.99 1984.29 2066.63 2199.7 2193.5 
34.3775 11.5608 210.002 171.086 252.626 302.218 375.225 381.126 493.829 463.234 607.943 598.64 680.93 714.683 784.326 832.657 872.203 936.439 1012.17 1051.91 1113.44 1200.11 1258.23 1264.87 1448.91 1381.64 1550.23 1530.95 1678.48 1659.06 1782.22 1809.06 
32.388 10.5452 201.44 155.452 229.234 291.816 325.296 353.122 464.145 425.98 531.656 609.838 556.404 696.459 757.011 656.197 879.885 789.708 930.768 880.78 1054.07 972.233 1156.94 1059.28 1250.05 1188.21 1308.37 1275.98 1460.48 1324.44 1589.34 1431.62 
29.4437 9.51025 182.199 144.996 209.032 243.697 348.155 258.344 444.749 415.91 456.594 542.372 585.208 602.583 681.204 688.349 779.357 750.14 891.541 811.027 1001 886.06 1072.54 1011.14 1134.97 1075.62 1303.96 1116.36 1429.66 1233.67 1501.68 1306.83 
28.5683 7.19381 199.861 121.8 256.68 278.095 359.318 366.885 503.025 508.9 554.724 715.636 653.826 805.92 843.092 866.773 998.249 1007.75 1079.78 1183.59 1163.41 1337.4 1267.16 1467.24 1418.09 1535.37 1624.48 1558.52 1877.14 1593.61 2019.49 1789.23 
15.1197 2.77766 109.791 51.7069 136.6 128.282 174.112 169.182 251.117 199.06 310.676 267.947 334.131 328.243 382.4 351.999 438.584 405.368 472.04 454.644 535.617 489.805 585.816 557.853 616.033 625.597 658.201 662.91 733.971 687.717 795.265 730.062 
7.00282 1.11718 58.0691 25.3914 75.8126 72.1345 85.1607 93.4714 119.391 94.9506 152.386 113.643 160.691 139.239 171.16 149.56 179.122 172.549 182.319 187.494 214.876 190.2 241.446 217.481 248.437 247.999 262.039 261.573 285.797 264.013 309.4 275.313 
3.1831 0.512067 31.8825 12.9694 46.545 41.8303 43.5271 54.3425 59.735 45.4865 81.4437 53.1827 82.5283 73.9971 82.8257 79.4882 93.2994 82.0512 98.2531 92.8956 107.291 98.064 126.352 107.003 131.166 135.284 129.018 147.909 150.699 136.813 176.624 144.28 
1.19366 0.143204 12.6706 4.02707 19.6642 13.4188 18.1882 17.0886 21.4935 13.176 27.9257 16.4466 28.0162 26.2643 29.6035 26.5453 37.9144 21.5115 38.8224 26.6258 30.689 34.0481 32.89 31.4826 45.8933 31.3873 50.0136 42.6495 46.8892 48.8864 52.9771 43.9672 
0 0 0 0 0 0 0 0 0 0 0 0 0 0 0 0 0 0 0 0 0 0 0 0 0 0 0 0 0 0 0 0 
0 0 0 0 0 0 0 0 0 0 0 0 0 0 0 0 0 0 0 0 0 0 0 0 0 0 0 0 0 0 0 0 
];
addnoise = sqrt(addnoise);

rotatexyz = [0 0 0 0 0 0 0 0 0 0 0 0 0 0 0 0 0 0 0 0 0 0 0 0 0 0 0 0 0 0 0 0 
0 0 0 0 0 0 0 0 0 0 0 0 0 0 0 0 0 0 0 0 0 0 0 0 0 0 0 0 0 0 0 0 
0.557042 1.23628 1.43028 2.41149 4.46789 6.20312 6.70139 6.84245 7.94367 9.54539 10.3953 10.7798 12.0816 14.0989 14.8503 13.7456 13.1082 15.0876 18.4344 20.2461 20.054 19.8952 20.6575 21.1532 21.4488 23.9468 28.9552 31.8762 28.706 23.2459 23.9654 32.4573 
2.22817 3.90077 7.25948 11.8284 17.5824 19.1682 23.2209 29.2072 33.2778 34.6679 39.7393 46.4246 50.5914 51.9706 54.5132 57.584 61.2644 65.6287 70.6802 75.0657 79.4121 82.0245 82.4544 84.553 92.2005 99.5351 101.033 101.709 108.22 115.35 118.378 122.424 
2.70563 2.9408 8.94286 14.3687 17.7939 17.4222 28.0781 28.0535 33.6343 38.2176 43.6502 44.2712 53.0429 52.3996 58.9081 65.4388 69.4727 72.744 82.5734 78.5412 86.5823 99.4963 96.7552 90.8913 106.127 110.56 115.874 132.738 130.485 115.4 135.947 148.936 
7.32113 7.59603 25.6415 29.1839 43.2852 45.8232 69.7974 56.9782 83.014 89.6887 100.973 96.534 133.728 121.454 135.395 141.079 165.976 154.422 186.587 186.11 198.534 193.938 230.434 221.351 247.004 252.858 271.471 256.233 284.605 276.524 300.23 303.095 
11.2204 8.24889 39.1816 36.5754 65.5277 50.0623 87.4855 83.0032 119.87 90.2107 135.192 136.487 162.642 135.064 193.039 179.24 212.066 202.075 245.811 223.053 264.501 251.814 298.955 280.302 308.576 291.046 339.016 307.52 358.395 366.935 399.985 364.318 
17.2683 18.013 66.3943 74.2038 109.444 114.743 168.491 169.287 207.281 193.875 275.97 255.193 292.096 315.026 345.121 327.258 407.98 384 448.929 442.365 477.323 497.396 542.053 528.151 610.369 583.881 647.737 641.965 663.48 684.965 739.811 716.112 
29.1254 33.6543 119.118 142.792 199.427 216.668 305.489 327.477 369.214 376.287 515.617 477.228 569.761 578.894 642.931 687.734 744.508 757.543 874.721 826.848 945.335 954.819 1031.99 1068.8 1112.84 1135.25 1239.99 1236.28 1352.66 1310.73 1428.94 1474.86 
42.2556 39.7869 180.712 185.751 305.206 299.784 424.796 436.73 499.646 492.756 692.247 648.399 803.252 766.04 918.118 919.731 1009.54 1023.58 1174.61 1145 1278.57 1266.81 1419.75 1373.24 1559.93 1548.45 1636.57 1655 1798.66 1767.87 1890.98 1883.31 
44.3247 42.954 183.362 220.571 343.195 356.529 471.035 495.184 597.774 632.755 762.516 711.873 914.68 899.128 1005.01 1034.66 1144.98 1149.29 1308.87 1317.31 1434.66 1423.71 1596.78 1593.79 1667.23 1744.4 1878.71 1792.29 2027.1 2033.41 2106.14 2168.6 
43.5289 42.697 186.331 243.6 350.835 373.674 496.375 511.597 671.337 665.265 732.411 802.284 942.472 908.795 1078.91 1109.67 1237.52 1228.27 1391.73 1407.49 1520.03 1551.29 1676.05 1708.44 1844.78 1863.82 1973.65 1973.82 2119.98 2081.91 2267.81 2352.4 
46.2345 43.7621 198.615 290.172 364.21 468.691 562.142 636.281 776.582 798.832 926.665 956.256 1115.32 1165.69 1260.51 1397.64 1460.17 1447.56 1689.06 1645.75 1762.14 1888.68 1956.18 2018.5 2159.15 2176.45 2275.63 2333.7 2485.61 2470.39 2671.13 2735.19 
41.3007 37.2281 178.894 237.621 326.002 412.182 471.642 532.193 668.516 637.112 770.745 812.471 943.803 936.738 1044.65 1160.9 1194.38 1222.7 1383.65 1373.33 1531.72 1549.66 1608.36 1709.18 1812.49 1812.98 1940.16 1957.33 2097.52 2136.2 2239.05 2268.45 
42.2556 31.763 206.51 226.194 363.413 399.238 467.262 531.311 631.955 611.017 765.654 779.448 944.401 854.594 1016.22 1118.88 1211.69 1143.43 1345.13 1370.25 1482.62 1522.82 1580.79 1679.98 1825.99 1695.11 1962.87 1935.71 2095.96 2022.72 2168.46 2249.9 
45.9958 31.4138 246.358 239.467 403.035 471.444 533.954 612.545 684.647 760.669 855.095 989.278 1043.64 1046.31 1214.2 1312.91 1384.22 1340.85 1677.82 1498.56 1747.62 1758.99 1829.4 1983.07 1986.63 2090.62 2215.13 2268.14 2330.49 2377.15 2593.69 2571.1 
47.9852 27.7595 278.099 235.106 455.687 433.875 570.628 628.781 704.241 800.151 956.048 977.499 1033.89 1157.81 1290.22 1412.85 1345.46 1560.28 1591.26 1655.02 1880.9 1786.18 1992.32 1986.5 2170.78 2195.45 2418.41 2252.56 2529.07 2592.09 2641.52 2697.37 
53.0782 21.8766 354.167 224.756 574.414 434.508 743.178 606.135 1004.73 781.385 1258.72 969.694 1468.34 1198.84 1763.74 1312.45 1960.83 1628.5 2124.65 1820.05 2402.4 2017.56 2609.89 2314.71 2770.11 2594.67 2984.66 2767.15 3261.57 3014.02 3376.89 3284.43 
49.4176 20.3684 364.097 231.565 609.684 455.398 744.744 741.457 1005.2 919.86 1265 1190.92 1499.95 1423.63 1743.47 1637.13 1965.06 1915.28 2125.42 2159.2 2386.25 2350.14 2665.84 2552.87 2883.68 2812.55 3062.79 3093.12 3312.98 3214.3 3626.18 3482.35 
42.7331 15.4547 353.845 215.455 586.923 464.083 761.546 709.297 943.743 940.446 1147.89 1144.98 1414.28 1305.55 1679.98 1480.34 1876.96 1837.63 1899 2162.73 2089.09 2337.05 2372.32 2450.17 2676.28 2610.47 2857.82 2962.5 2939.98 3189.78 3269.77 3324.51 
34.3775 12.8344 289.722 187.625 475.94 448.596 583.979 706.418 711.068 884.536 894.515 1017.07 1097.38 1163.08 1240.71 1306.03 1488.81 1398.99 1660.22 1612.57 1803.18 1844.69 1923.46 2064.67 2123.64 2157.53 2414.33 2264.58 2550.88 2510.43 2673.48 2625.77 
26.2606 10.4214 215.397 144.025 362.643 311.03 487.976 452.972 594.618 585.444 667.658 724.871 778.834 779.142 885.623 926.089 994.529 975.972 1179.39 1044.94 1322.83 1128.73 1417.31 1313.4 1445.2 1470.01 1533.38 1637.61 1634.66 1708.48 1831.14 1805.78 
24.0324 9.24783 200.118 137.716 343.468 288.356 503.473 441.345 611.405 596.088 749.556 759.203 833.375 907.929 995.889 1068.55 1007.29 1354.11 1049.59 1470.64 1234.14 1499.21 1466.37 1481.52 1686.73 1583.63 1812.18 1727.52 1932.49 1896.36 2028.87 2057.07 
24.669 8.21394 228.022 132.916 421.036 329.474 622.076 505.478 848.169 654.956 1078.27 819.135 1249.67 1008.12 1486.4 1107.49 1740.33 1298.26 1906.06 1531.7 2054.83 1769.73 2172.58 1965.22 2345.32 2080.78 2511.23 2244.95 2660.59 2391.22 2824.29 2585.01 
25.9423 8.17989 233.948 140.24 422.009 316.481 639.652 531.534 723.933 879.645 780.968 1090.14 1011.2 1239.1 1176.96 1420.92 1450.45 1461.27 1786.62 1632.15 1958.28 1931.33 2144.41 2205.16 2293.98 2549.03 2415.74 2776.44 2685.61 2905.72 2889.52 3147.78 
18.5416 4.68188 190.638 106.551 346.946 250.595 597.47 290.222 836.839 473.922 893.54 721.088 1019.67 842.511 1135.9 1064.16 1086.11 1311.37 1131.65 1401.87 1261.54 1518.23 1340.22 1642.36 1487.34 1714.21 1638.75 1837.23 1785.59 1905.14 2007.05 1982.86 
17.6662 2.90182 205.884 83.6223 399.364 302.421 566.664 517.147 804.011 678.466 1056.95 869.504 1276.09 1100.35 1494.46 1323.14 1745.89 1515.06 2001.67 1730.4 2199.73 1973.56 2407.11 2147.65 2680.03 2307.23 2887.21 2575.85 2993.56 2861.81 3139.24 3047.06 
5.72958 0.917412 64.1851 27.3652 111.078 108.312 120.085 209.324 127.933 290.229 158.466 327.13 231.188 323.166 325.368 337.474 392.215 401.03 434.935 489.302 466.89 589.547 492.074 674.629 542.15 724.589 606.161 783.69 645.603 863.158 688.883 921.695 
1.35282 0.121583 14.6895 3.20507 25.152 9.9557 25.9878 11.8121 23.9537 8.90206 19.534 8.6771 16.768 9.16532 23.1314 10.2486 31.9449 17.4374 35.99 25.4069 39.7594 28.2704 42.6799 30.9976 42.2359 32.6203 44.7277 29.7255 48.4005 30.6153 45.9186 36.1359 
0 0 0 0 0 0 0 0 0 0 0 0 0 0 0 0 0 0 0 0 0 0 0 0 0 0 0 0 0 0 0 0 
0 0 0 0 0 0 0 0 0 0 0 0 0 0 0 0 0 0 0 0 0 0 0 0 0 0 0 0 0 0 0 0 
0 0 0 0 0 0 0 0 0 0 0 0 0 0 0 0 0 0 0 0 0 0 0 0 0 0 0 0 0 0 0 0 
];
rotatexyz = sqrt(rotatexyz);

another2 = [0.159155 0.0900171 1.17697 1.62906 1.54166 2.5062 2.9237 4.0141 1.85329 5.95124 5.26212 2.76102 8.66301 6.34102 5.35835 8.9796 7.82107 8.22663 5.83555 11.8364 7.29926 5.30984 13.2397 7.36241 5.5025 13.0617 8.01039 7.30472 9.57688 12.2292 6.95783 8.11473 
0.95493 1.64421 3.28324 4.50562 7.45813 7.57525 9.58943 11.9693 13.7461 12.9376 17.1574 21.001 25.2791 26.258 25.4788 25.1753 30.1808 34.1809 37.5228 35.3119 33.6976 29.9543 32.4742 36.8247 41.3953 45.6575 50.1922 50.7066 54.5066 58.1082 61.7338 61.2789 
2.14859 1.98729 10.8822 10.2442 18.9684 16.7238 26.6262 23.4678 33.4855 30.1623 34.1131 36.802 39.5969 40.5748 55.7773 48.5294 57.9172 62.7413 62.0727 56.0112 68.4341 72.5395 77.5022 71.3562 81.1578 78.0764 86.2944 75.5001 88.079 81.1002 91.3322 89.9957 
3.50141 4.57157 17.6755 20.9605 30.0065 39.6586 48.0187 60.4559 69.9856 81.3979 98.2214 95.9373 119.247 112.999 134.3 132.228 142.782 153.972 139.2 185.563 172.234 202.575 195.64 220.492 222.129 248.179 236.831 253.166 245.641 285.123 279.198 293.3 
4.53592 6.31956 22.2298 23.3834 45.4582 49.3563 61.7349 64.2346 80.5181 91.1911 98.5819 110.899 130.365 134.587 151.089 149.98 175.138 166.757 217.505 170.643 219.377 209.389 226.229 248.83 234.077 289.788 249.541 322.826 292.37 341.655 304.982 368.178 
4.77465 6.35328 21.805 30.3071 45.1299 43.5101 69.3983 76.4627 92.1037 89.4063 110.813 124.455 122.846 144.857 154.4 161.647 187.417 183.242 202.473 197.452 227.037 211.321 248.223 247.564 274.421 273.531 240.062 302.691 279.804 308.696 309.485 346.245 
6.84366 9.62304 36.4317 37.9082 64.691 74.236 94.6529 104.133 122.806 135.978 150.519 149.136 184.569 183.222 208.55 228.625 231.144 247.103 289.375 295.682 327.532 318.651 350.247 339.205 385.115 383.075 388.874 407.385 425.921 452.536 423.091 459.431 
7.00282 9.79624 33.036 40.3035 64.9318 70.342 104.185 97.8661 122.6 140.092 160.086 166.827 181.664 182.993 215.067 218.692 245.163 251.665 273.44 282.058 300.179 300.308 347.076 343.386 367.037 364.175 387.603 386.944 402.209 435.79 453.618 453.678 
8.99225 13.2996 43.9458 56.7 82.9829 97.6896 116.383 136.135 176.069 169.853 199.32 233.623 252.242 253.791 273.713 288.606 315.995 320.604 341.702 352.941 387.807 405.401 425.851 449.219 494.708 484.726 528.01 544.439 552.467 565.44 574.598 597.799 
8.8331 12.6217 43.1205 48.3916 82.2813 84.772 128.754 129.853 161.39 169.923 193.5 192.596 227.367 243.501 278.092 255.807 288.876 309.078 337.908 343.819 385.811 372.831 411.178 407.719 429.588 454.735 481.189 475.879 539.129 531.241 554.435 582.864 
10.5042 16.57 48.3615 60.4985 95.5539 106.975 138.934 142.849 184.245 188.062 230.678 250.909 261.734 275.88 324.57 336.998 369.406 354.515 387.032 403.622 438.163 453.841 489.985 492.978 522.695 530.115 577.697 601.23 622.584 638.451 697.724 703.261 
11.3796 15.9961 58.6676 63.3979 109.645 115.185 158.935 168.775 212.074 223.329 263.196 259.04 309.543 315.335 335.489 343.541 400.37 413.478 432.962 433.46 484.856 476.048 529.892 531.405 563.365 576.607 599.889 614.788 669.239 658.737 709.126 730.988 
11.857 17.9106 55.138 67.4361 104.66 123.5 164.436 172.632 217.142 221.972 260.722 290.081 325.573 331.185 372.606 381.994 407.219 426.692 488.339 485.251 498.604 510.726 544.26 568.778 619.751 619.592 666.244 656.297 664.753 719.176 762.694 761.956 
14.1648 19.9598 76.968 79.8675 139.433 144.084 196.641 203.246 245.947 257.669 325.275 310.013 367.496 381.802 417.361 437.711 490.138 472.735 516.039 535.203 611.718 595.957 642.675 644.586 676.235 688.773 747.253 729.974 803.819 789.296 826.09 846.869 
14.0852 20.4754 68.0428 82.6632 126.608 144.501 198.447 215.122 278.153 289.223 326.63 350.92 386.974 398.218 461.092 456.128 496.304 529.214 576.047 566.538 591.734 615.641 670.235 669.927 718.718 734.927 775.52 802.065 846.98 827.018 857.105 893.464 
15.5176 23.6272 73.6868 89.8041 142.841 163.324 214.437 234.45 283.692 303.641 358.338 366.795 446.119 457.178 483.831 529.012 574.985 579.218 622.048 661.92 718.213 710.007 748.063 767.522 823.25 832.187 880.024 884.217 927.582 956.766 1009.25 1004.33 
16.393 22.8298 81.4888 92.0832 158.317 168.135 232.149 243.301 302.177 318.99 388.775 416.295 462.069 482.933 554.252 549.171 626.244 624.225 696.556 689.578 738.507 753.385 810.313 821.841 873.131 889.824 949.058 930.52 983.747 975.259 1050.6 1062.85 
20.6901 29.5125 112.129 113.786 203.954 207.822 287.83 296.858 370.975 381.173 463.96 472.305 568.392 554.819 659.015 663.497 727.027 743.2 821.076 848.129 910.604 923.428 987.421 985.499 1075.7 1067.09 1165.4 1151.87 1230.02 1202.76 1287.5 1290.87 
27.2951 41.194 149.243 141.007 266.147 258.62 372.816 365.559 481.522 469.629 571.496 576.755 670.325 690.665 794.145 776.509 912.602 900.033 1010.16 996.364 1106.42 1088.64 1188.05 1201.23 1313.13 1288.56 1401.73 1375.49 1466.06 1474.19 1605.62 1549.13 
25.8627 42.0666 117.443 155.59 197.166 278.58 324.721 374.218 454.394 505.112 571.553 610.277 685.301 730.412 783.284 834.011 888.211 961.052 999.41 1039.46 1112.33 1182.48 1236.48 1271.17 1319.27 1388.84 1439.71 1504.57 1553.92 1611.24 1650.01 1743.35 
16.7113 26.5269 54.2916 107.06 117.699 181.929 235.311 276.62 338.418 368.861 384.699 456.115 484.168 517.938 542.128 589.093 640.914 672.826 686.582 744.014 776.201 809.187 854.184 908.627 943.063 985.623 1024.47 1067.25 1106.63 1153.1 1193.24 1211.76 
13.5282 21.0888 35.2012 91.5303 104.455 152.935 219.645 228.065 237.186 318.806 330.213 348.588 420.956 466.307 473.269 510.573 530.263 554.725 602.071 631.391 649.613 694.929 744.924 775.065 790.857 828.605 886.77 905.933 920.733 985.726 1024.1 1032.97 
9.15141 13.6577 21.276 68.3147 82.0291 100.712 149.675 167.116 145.333 208.958 272.297 264.652 279.731 337.116 332.316 327.907 391.106 428.028 416.258 439.086 472.42 473.807 499.293 548.805 560.804 560.085 596.77 636.609 647.872 663.145 700.93 728.114 
9.07183 13.8006 17.485 67.8375 93.1688 101.414 128.403 157.846 157.044 213.436 285.503 280.178 259.312 314.388 371.138 380.497 405.605 438.901 435.175 443.781 500.787 542.214 538.485 536.929 563.78 600.673 628.922 644.822 656.227 670.433 691.802 725.966 
10.0268 14.9852 16.9774 78.5911 117.384 107.183 110.719 177.179 224.971 247.516 271.972 293.122 316.284 371.713 425.874 429.547 424.063 465.22 525.316 549.876 545.119 557.411 600.693 638.129 647.66 659.501 690.584 715.634 732.669 761.144 786.031 797.854 
6.92324 9.83057 12.4539 59.0119 83.4986 67.6797 72.8233 138.044 173.312 163.225 168.818 211.25 250.158 266.046 268.217 278.553 315.124 349.276 346.63 342.368 377.066 410.15 406.612 407.968 437.879 461.096 467.389 478.898 495.199 512.464 536.655 552.089 
3.1831 4.31298 5.90793 29.3558 38.2959 26.0151 32.6295 71.8635 80.8076 60.0224 71.2953 111.443 117.555 98.4683 111.081 142.454 145.661 135.404 146.853 166.534 171.684 172.169 180.124 192.418 205.313 213.361 215.346 226.421 249.478 259.334 253.94 266.922 
0 0 0 0 0 0 0 0 0 0 0 0 0 0 0 0 0 0 0 0 0 0 0 0 0 0 0 0 0 0 0 0 
0 0 0 0 0 0 0 0 0 0 0 0 0 0 0 0 0 0 0 0 0 0 0 0 0 0 0 0 0 0 0 0 
0 0 0 0 0 0 0 0 0 0 0 0 0 0 0 0 0 0 0 0 0 0 0 0 0 0 0 0 0 0 0 0 
0 0 0 0 0 0 0 0 0 0 0 0 0 0 0 0 0 0 0 0 0 0 0 0 0 0 0 0 0 0 0 0 
0 0 0 0 0 0 0 0 0 0 0 0 0 0 0 0 0 0 0 0 0 0 0 0 0 0 0 0 0 0 0 0 
];
another2 = sqrt(another2);

bar3(origin);view([60,-60,60]);set(gcf,'renderer','zbuffer');
figure,
bar3(another2);view([60,-60,60]);set(gcf,'renderer','zbuffer');
% bar3(addnoise);view([60,-60,60]);set(gcf,'renderer','zbuffer');
% figure,
% bar3(phi_changed);view([60,-60,60]);set(gcf,'renderer','zbuffer');
% figure,
% bar3(theta_changed);view([60,-60,60]);set(gcf,'renderer','zbuffer');
% figure,
% bar3(another);view([60,-60,60]);set(gcf,'renderer','zbuffer');

max(origin(:))
max(rotatexyz(:))

origin_phi_changed = abs(origin-phi_changed);
origin_phi_changed = sum(origin_phi_changed(:))

origin_rotatexyz = abs(origin-rotatexyz);
origin_rotatexyz = sum(origin_rotatexyz(:))

origin_theta_changed = abs(origin-theta_changed);
origin_theta_changed = sum(origin_theta_changed(:))

origin_another = abs(origin-another);
origin_another = sum(origin_another(:))

origin_another2 = abs(origin-another2);
origin_another2 = sum(origin_another2(:))

origin_addnoise = abs(origin-addnoise);
origin_addnoise = sum(origin_addnoise(:))
